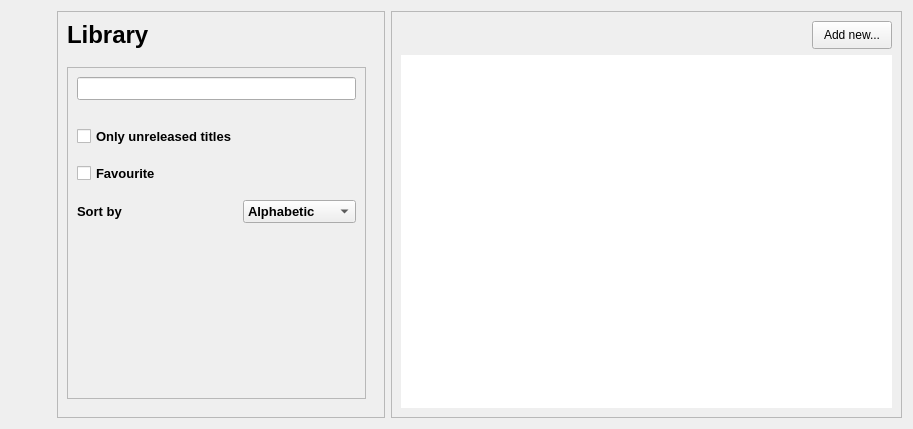
<?xml version="1.0" encoding="UTF-8"?>
<ui version="4.0">
 <class>wg_library</class>
 <widget class="QWidget" name="wg_library">
  <property name="geometry">
   <rect>
    <x>0</x>
    <y>0</y>
    <width>913</width>
    <height>429</height>
   </rect>
  </property>
  <property name="sizePolicy">
   <sizepolicy hsizetype="Expanding" vsizetype="Expanding">
    <horstretch>0</horstretch>
    <verstretch>0</verstretch>
   </sizepolicy>
  </property>
  <property name="windowTitle">
   <string>Form</string>
  </property>
  <property name="styleSheet">
   <string notr="true"/>
  </property>
  <layout class="QGridLayout" name="gridLayout" rowstretch="0,0" columnstretch="1,5,11">
   <item row="0" column="2" rowspan="2">
    <widget class="QFrame" name="frame_3">
     <property name="frameShape">
      <enum>QFrame::StyledPanel</enum>
     </property>
     <property name="frameShadow">
      <enum>QFrame::Raised</enum>
     </property>
     <layout class="QGridLayout" name="gridLayout_3">
      <item row="0" column="0">
       <widget class="QLabel" name="lb_library">
        <property name="sizePolicy">
         <sizepolicy hsizetype="Expanding" vsizetype="Preferred">
          <horstretch>0</horstretch>
          <verstretch>0</verstretch>
         </sizepolicy>
        </property>
        <property name="font">
         <font>
          <pointsize>18</pointsize>
          <weight>75</weight>
          <bold>true</bold>
         </font>
        </property>
        <property name="text">
         <string/>
        </property>
        <property name="alignment">
         <set>Qt::AlignBottom|Qt::AlignLeading|Qt::AlignLeft</set>
        </property>
        <property name="class" stdset="0">
         <string>formTitle</string>
        </property>
       </widget>
      </item>
      <item row="0" column="1">
       <widget class="QPushButton" name="bt_addGame">
        <property name="sizePolicy">
         <sizepolicy hsizetype="Fixed" vsizetype="Preferred">
          <horstretch>0</horstretch>
          <verstretch>0</verstretch>
         </sizepolicy>
        </property>
        <property name="minimumSize">
         <size>
          <width>70</width>
          <height>0</height>
         </size>
        </property>
        <property name="font">
         <font/>
        </property>
        <property name="layoutDirection">
         <enum>Qt::LeftToRight</enum>
        </property>
        <property name="styleSheet">
         <string notr="true"/>
        </property>
        <property name="text">
         <string>Add new...</string>
        </property>
        <property name="flat">
         <bool>false</bool>
        </property>
        <property name="class" stdset="0">
         <string>labelButton</string>
        </property>
       </widget>
      </item>
      <item row="1" column="0" colspan="2">
       <widget class="QListWidget" name="lw_library">
        <property name="minimumSize">
         <size>
          <width>0</width>
          <height>0</height>
         </size>
        </property>
        <property name="maximumSize">
         <size>
          <width>16777215</width>
          <height>16777215</height>
         </size>
        </property>
        <property name="layoutDirection">
         <enum>Qt::LeftToRight</enum>
        </property>
        <property name="styleSheet">
         <string notr="true"/>
        </property>
        <property name="frameShape">
         <enum>QFrame::NoFrame</enum>
        </property>
        <property name="verticalScrollMode">
         <enum>QAbstractItemView::ScrollPerPixel</enum>
        </property>
        <property name="horizontalScrollMode">
         <enum>QAbstractItemView::ScrollPerPixel</enum>
        </property>
        <property name="flow">
         <enum>QListView::LeftToRight</enum>
        </property>
        <property name="isWrapping" stdset="0">
         <bool>true</bool>
        </property>
        <property name="resizeMode">
         <enum>QListView::Adjust</enum>
        </property>
        <property name="layoutMode">
         <enum>QListView::SinglePass</enum>
        </property>
        <property name="spacing">
         <number>8</number>
        </property>
        <property name="modelColumn">
         <number>0</number>
        </property>
        <property name="uniformItemSizes">
         <bool>true</bool>
        </property>
        <property name="batchSize">
         <number>10</number>
        </property>
        <property name="itemAlignment">
         <set>Qt::AlignCenter</set>
        </property>
        <property name="class" stdset="0">
         <string>coverList</string>
        </property>
       </widget>
      </item>
     </layout>
    </widget>
   </item>
   <item row="1" column="0">
    <spacer name="horizontalSpacer">
     <property name="orientation">
      <enum>Qt::Horizontal</enum>
     </property>
     <property name="sizeHint" stdset="0">
      <size>
       <width>40</width>
       <height>20</height>
      </size>
     </property>
    </spacer>
   </item>
   <item row="0" column="1" rowspan="2">
    <widget class="QFrame" name="frame">
     <property name="frameShape">
      <enum>QFrame::StyledPanel</enum>
     </property>
     <property name="frameShadow">
      <enum>QFrame::Raised</enum>
     </property>
     <layout class="QGridLayout" name="gridLayout_2">
      <property name="rightMargin">
       <number>18</number>
      </property>
      <property name="bottomMargin">
       <number>18</number>
      </property>
      <property name="horizontalSpacing">
       <number>6</number>
      </property>
      <property name="verticalSpacing">
       <number>18</number>
      </property>
      <item row="0" column="0">
       <widget class="QLabel" name="label">
        <property name="font">
         <font>
          <pointsize>18</pointsize>
          <weight>75</weight>
          <bold>true</bold>
         </font>
        </property>
        <property name="text">
         <string>Library</string>
        </property>
        <property name="class" stdset="0">
         <string>formTitle</string>
        </property>
       </widget>
      </item>
      <item row="1" column="0">
       <widget class="QFrame" name="fr_filtersHolder">
        <property name="sizePolicy">
         <sizepolicy hsizetype="Preferred" vsizetype="Expanding">
          <horstretch>0</horstretch>
          <verstretch>0</verstretch>
         </sizepolicy>
        </property>
        <property name="frameShape">
         <enum>QFrame::StyledPanel</enum>
        </property>
        <property name="frameShadow">
         <enum>QFrame::Raised</enum>
        </property>
        <property name="class" stdset="0">
         <string>searchFiltersHolder</string>
        </property>
        <layout class="QGridLayout" name="gridLayout_4">
         <item row="3" column="0">
          <spacer name="verticalSpacer_3">
           <property name="orientation">
            <enum>Qt::Vertical</enum>
           </property>
           <property name="sizeType">
            <enum>QSizePolicy::Fixed</enum>
           </property>
           <property name="sizeHint" stdset="0">
            <size>
             <width>20</width>
             <height>10</height>
            </size>
           </property>
          </spacer>
         </item>
         <item row="0" column="0" colspan="2">
          <widget class="QLineEdit" name="le_searchBar">
           <property name="font">
            <font>
             <pointsize>10</pointsize>
             <weight>75</weight>
             <bold>true</bold>
            </font>
           </property>
           <property name="class" stdset="0">
            <string>filtersLineEdit</string>
           </property>
          </widget>
         </item>
         <item row="7" column="1">
          <spacer name="verticalSpacer">
           <property name="orientation">
            <enum>Qt::Vertical</enum>
           </property>
           <property name="sizeHint" stdset="0">
            <size>
             <width>20</width>
             <height>40</height>
            </size>
           </property>
          </spacer>
         </item>
         <item row="4" column="0">
          <widget class="QCheckBox" name="ck_favourite">
           <property name="font">
            <font>
             <pointsize>10</pointsize>
             <weight>75</weight>
             <bold>true</bold>
            </font>
           </property>
           <property name="text">
            <string>Favourite</string>
           </property>
           <property name="class" stdset="0">
            <string>filtersCheckBox</string>
           </property>
          </widget>
         </item>
         <item row="6" column="0">
          <widget class="QLabel" name="lb_order">
           <property name="font">
            <font>
             <pointsize>10</pointsize>
             <weight>75</weight>
             <bold>true</bold>
            </font>
           </property>
           <property name="text">
            <string>Sort by</string>
           </property>
           <property name="class" stdset="0">
            <string>filtersLabel</string>
           </property>
          </widget>
         </item>
         <item row="1" column="0">
          <spacer name="verticalSpacer_2">
           <property name="orientation">
            <enum>Qt::Vertical</enum>
           </property>
           <property name="sizeType">
            <enum>QSizePolicy::Fixed</enum>
           </property>
           <property name="sizeHint" stdset="0">
            <size>
             <width>20</width>
             <height>20</height>
            </size>
           </property>
          </spacer>
         </item>
         <item row="6" column="1">
          <widget class="QComboBox" name="cb_order">
           <property name="font">
            <font>
             <pointsize>10</pointsize>
             <weight>75</weight>
             <bold>true</bold>
            </font>
           </property>
           <property name="class" stdset="0">
            <string>filtersComboBox</string>
           </property>
           <item>
            <property name="text">
             <string>Alphabetic</string>
            </property>
           </item>
           <item>
            <property name="text">
             <string>Release date</string>
            </property>
           </item>
           <item>
            <property name="text">
             <string>Addition date</string>
            </property>
           </item>
          </widget>
         </item>
         <item row="2" column="0">
          <widget class="QCheckBox" name="ck_launched">
           <property name="font">
            <font>
             <pointsize>10</pointsize>
             <weight>75</weight>
             <bold>true</bold>
            </font>
           </property>
           <property name="text">
            <string>Only unreleased titles</string>
           </property>
           <property name="class" stdset="0">
            <string>filtersCheckBox</string>
           </property>
          </widget>
         </item>
         <item row="5" column="0">
          <spacer name="verticalSpacer_4">
           <property name="orientation">
            <enum>Qt::Vertical</enum>
           </property>
           <property name="sizeType">
            <enum>QSizePolicy::Fixed</enum>
           </property>
           <property name="sizeHint" stdset="0">
            <size>
             <width>20</width>
             <height>10</height>
            </size>
           </property>
          </spacer>
         </item>
        </layout>
       </widget>
      </item>
     </layout>
    </widget>
   </item>
  </layout>
 </widget>
 <resources/>
 <connections/>
</ui>
